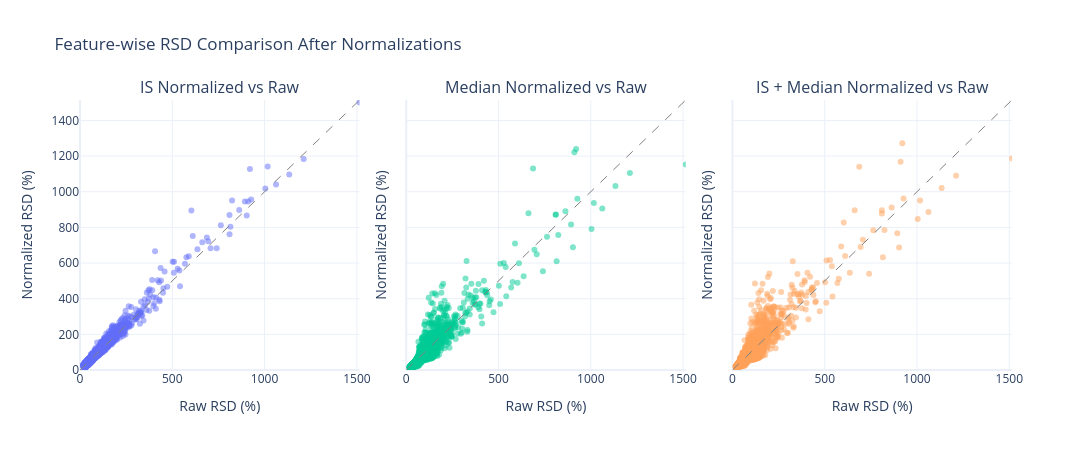

Notebook code cell kept with this figure:
### Markdown cell above
### Scatter-plot of RSDs comparison (separate grids)

### Code cell
try:
    fig3 = make_subplots(rows=1, cols=3, shared_yaxes=True, horizontal_spacing=0.05,
                         subplot_titles=[
                            "IS Normalized vs Raw",
                            "Median Normalized vs Raw",
                            "IS + Median Normalized vs Raw"
                        ])
    comparisons = [
        (rsd_is, "IS Normalized"),
        (rsd_median_only, "Median Normalized (no IS)"),
        (rsd_final, "IS + Median Normalized")
    ]
    for i, (data, label) in enumerate(comparisons, start=1):
        max_val = max(rsd_raw.max(), data.max())
        fig3.add_trace(
            go.Scatter(
                x=rsd_raw,
                y=data,
                mode='markers',
                marker=dict(opacity=0.5, size=6),
                name=label
            ),
            row=1, col=i
        )
        fig3.update_xaxes(title_text="Raw RSD (%)", range=[0, max_val], row=1, col=i)
        fig3.update_yaxes(title_text="Normalized RSD (%)", range=[0, max_val], row=1, col=i)
        fig3.add_trace(
            go.Scatter(
                x=[0, max_val],
                y=[0, max_val],
                mode="lines",
                line=dict(color="gray", dash="dash", width=1),
                showlegend=False
            ),
            row=1, col=i
        )
    fig3.update_layout(
        title="Feature-wise RSD Comparison After Normalizations",
        template="plotly_white",
        width=1600,
        height=450,
        showlegend=False
    )
    fig3.show()
except Exception as e:
    print(f"ERROR during RSD scatter-plot comparison: {e}")

### Figure 1 — Plotly figure (JSON) as saved in the notebook; plotly's stock layout.template omitted (floating-point values rounded to 4 significant figures; data arrays with more than 128 entries replaced by an {"elided": "..."} marker saying what was removed)
{"data": [{"marker": {"opacity": 0.5, "size": 6}, "mode": "markers", "name": "IS Normalized", "type": "scatter", "x": {"elided": "3791 float values"}, "xaxis": "x", "y": {"elided": "3791 float values"}, "yaxis": "y"}, {"line": {"color": "gray", "dash": "dash", "width": 1}, "mode": "lines", "showlegend": false, "type": "scatter", "x": [0, 1515.0], "xaxis": "x", "y": [0, 1515.0], "yaxis": "y"}, {"marker": {"opacity": 0.5, "size": 6}, "mode": "markers", "name": "Median Normalized (no IS)", "type": "scatter", "x": {"elided": "3791 float values"}, "xaxis": "x2", "y": {"elided": "3791 float values"}, "yaxis": "y2"}, {"line": {"color": "gray", "dash": "dash", "width": 1}, "mode": "lines", "showlegend": false, "type": "scatter", "x": [0, 1515.0], "xaxis": "x2", "y": [0, 1515.0], "yaxis": "y2"}, {"marker": {"opacity": 0.5, "size": 6}, "mode": "markers", "name": "IS + Median Normalized", "type": "scatter", "x": {"elided": "3791 float values"}, "xaxis": "x3", "y": {"elided": "3791 float values"}, "yaxis": "y3"}, {"line": {"color": "gray", "dash": "dash", "width": 1}, "mode": "lines", "showlegend": false, "type": "scatter", "x": [0, 1515.0], "xaxis": "x3", "y": [0, 1515.0], "yaxis": "y3"}], "layout": {"annotations": [{"font": {"size": 16}, "showarrow": false, "text": "IS Normalized vs Raw", "x": 0.15, "xanchor": "center", "xref": "paper", "y": 1, "yanchor": "bottom", "yref": "paper"}, {"font": {"size": 16}, "showarrow": false, "text": "Median Normalized vs Raw", "x": 0.5, "xanchor": "center", "xref": "paper", "y": 1, "yanchor": "bottom", "yref": "paper"}, {"font": {"size": 16}, "showarrow": false, "text": "IS + Median Normalized vs Raw", "x": 0.85, "xanchor": "center", "xref": "paper", "y": 1, "yanchor": "bottom", "yref": "paper"}], "height": 450, "showlegend": false, "title": {"text": "Feature-wise RSD Comparison After Normalizations"}, "width": 1600, "xaxis": {"anchor": "y", "domain": [0, 0.3], "range": [0, 1515.0], "title": {"text": "Raw RSD (%)"}}, "xaxis2": {"anchor": "y2", "domain": [0.35, 0.65], "range": [0, 1515.0], "title": {"text": "Raw RSD (%)"}}, "xaxis3": {"anchor": "y3", "domain": [0.7, 1], "range": [0, 1515.0], "title": {"text": "Raw RSD (%)"}}, "yaxis": {"anchor": "x", "domain": [0, 1], "range": [0, 1515.0], "title": {"text": "Normalized RSD (%)"}}, "yaxis2": {"anchor": "x2", "domain": [0, 1], "matches": "y", "range": [0, 1515.0], "showticklabels": false, "title": {"text": "Normalized RSD (%)"}}, "yaxis3": {"anchor": "x3", "domain": [0, 1], "matches": "y", "range": [0, 1515.0], "showticklabels": false, "title": {"text": "Normalized RSD (%)"}}}}
